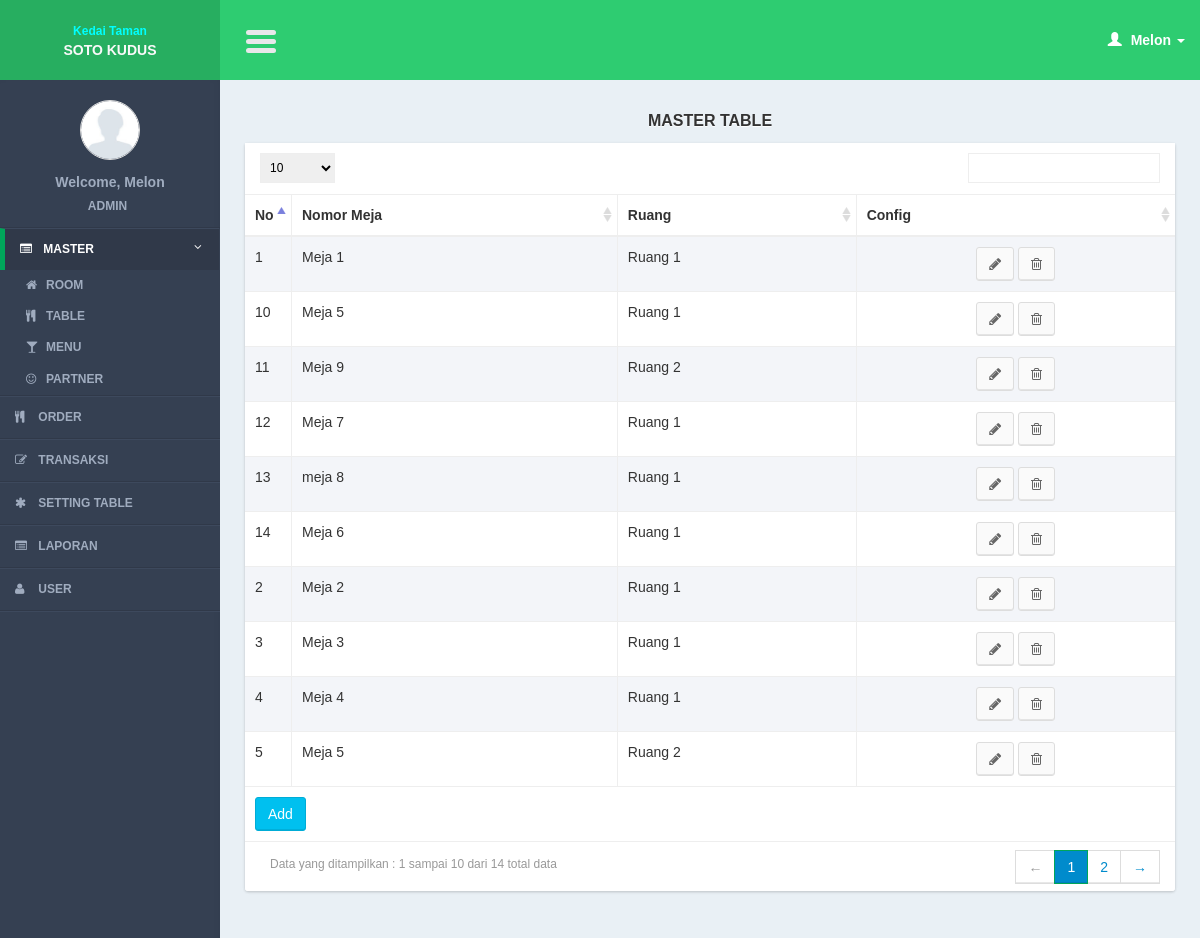
The app's page /controllers/master_table.php?page=list (signed in) with its own data.
### tables this page shows
CREATE TABLE IF NOT EXISTS `tables` (
`table_id` int(11) NOT NULL,
  `building_id` int(11) NOT NULL,
  `table_name` varchar(100) NOT NULL,
  `data_x` int(11) NOT NULL,
  `data_y` int(11) NOT NULL
);

CREATE TABLE IF NOT EXISTS `buildings` (
`building_id` int(11) NOT NULL,
  `building_name` varchar(100) NOT NULL
);

### models/master_table_model.php (called while the page is built, shortened)
<?php
function select(){
	$query = mysql_query("select a.* , b.building_name as nama_gedung
							from tables a
							join buildings b on b.building_id = a.building_id
							order by table_id");
	return $query;
}
?>

### views/master_table/list.php (the view, shortened to what this page needs)
     <section class="content">
         <div class="row">
             <div class="col-xs-12">
                  <div class="title_page"> <?= $title ?></div>
                 <div class="box">
                     <div class="box-body2 table-responsive">
                         <table id="example1" class="table table-bordered table-striped">
                             <thead>
                                 <tr>
                                 <th width="5%">No</th>
                                     <th>Nomor Meja</th>
                                     <th>Ruang</th>
                                        <th>Config</th>
                                 </tr>
                             </thead>
                             <tbody>
                                 <?php
                                $no = 1;
  while($row = mysql_fetch_array($query)){
                                 ?>
                                 <tr>
                                 <td><?= $no?></td>
                                    <td><?= $row['table_name']?></td>
                                     <td><?php echo $row['nama_gedung']?></td>
                                   <td style="text-align:center;">
                                         <a href="master_table.php?page=form&id=<?= $row['table_id']?>" class="btn btn-default" ><i class="fa fa-pencil"></i></a>
                                         <a href="javascript:void(0)" onclick="confirm_delete(<?= $row['table_id']; ?>,'master_table.php?page=delete&id=')" class="btn btn-default" ><i class="fa fa-trash-o"></i></a>
                                     </td>
                                 </tr>
                                 <?php
$no++;
                                 }
                                 ?>
                             </tbody>
                               <tfoot>
                                 <tr>
                                     <td colspan="10"><a href="<?= $add_button ?>" class="btn btn-info " >Add</a></td>
                                 </tr>
                             </tfoot>
                         </table>
                     </div>
                 </div>
             </div>
         </div>
     </section>

### css/AdminLTE.css (style rules this page uses)
html { font-family: 'Source Sans Pro', sans-serif; -webkit-font-smoothing: antialiased; min-height: 100%; background: #E9F0F5; }
body { font-family: 'Source Sans Pro', sans-serif; -webkit-font-smoothing: antialiased; min-height: 100%; background: #E9F0F5; }
a { color: #3c8dbc; }
.content { padding: 30px 10px; }
.table-striped > tbody > tr:nth-child(odd), .table-striped > tbody > tr:nth-child(odd) { background:#F3F5F9; }
.box { position: relative; margin-bottom: 20px; -webkit-border-radius: 3px; -moz-border-radius: 3px; border-radius: 3px !important; width: 100%; background:#fff; box-shadow: 0 1px 3px rgba(0, 0, 0, 0.1); }
.box .box-body2 { background:#fff; -webkit-border-top-left-radius: 0; -webkit-border-top-right-radius: 0; -webkit-border-bottom-right-radius: 3px; -webkit-border-bottom-left-radius: 3px; -moz-border-radius-topleft: 0; -moz-border-radius-topright: 0; -moz-border-radius-bottomright: 3px; -moz-border-radius-bottomleft: 3px; border-top-left-radius: 0; border-top-right-radius: 0; border-bottom-right-radius: 3px; border-bottom-left-radius: 3px; box-shadow: 0 1px 3px rgba(0, 0, 0, 0.1); }
.btn { font-weight: 500; -webkit-border-radius: 3px; -moz-border-radius: 3px; border-radius: 3px; border: 1px solid transparent; -webkit-box-shadow: inset 0px -2px 0px 0px rgba(0, 0, 0, 0.09); -moz-box-shadow: inset 0px -2px 0px 0px rgba(0, 0, 0, 0.09); box-shadow: inset 0px -1px 0px 0px rgba(0, 0, 0, 0.09); }
.btn.btn-default { background-color: #fafafa; color: #666; border-color: #ddd; border-bottom-color: #ddd; }
.btn.btn-info { background-color: #00c0ef; border-color: #00acd6; }
.title_page { font-size:medium; text-align:center; font-weight:bold; margin-bottom:10px; text-shadow: 0 1px 1px #ffffff; text-transform:uppercase; }

### css/tooltip/tooltip-classic.css (style rules this page uses)
html, body { margin:0; height:100%; font-family: arial; }

### records on screen
tables: table_name "Meja 1", building.building_name "Ruang 1"
tables: table_name "Meja 2", building.building_name "Ruang 1"
tables: table_name "Meja 3", building.building_name "Ruang 1"
tables: table_name "Meja 4", building.building_name "Ruang 1"
tables: table_name "Meja 5", building.building_name "Ruang 2"
tables: table_name "Meja 5", building.building_name "Ruang 1"
tables: table_name "Meja 9", building.building_name "Ruang 2"
tables: table_name "Meja 7", building.building_name "Ruang 1"
tables: table_name "meja 8", building.building_name "Ruang 1"
tables: table_name "Meja 6", building.building_name "Ruang 1"

### other values on screen
$user_data[0] "Melon"
$user_data[1] "ADMIN"
$title "MASTER TABLE"
